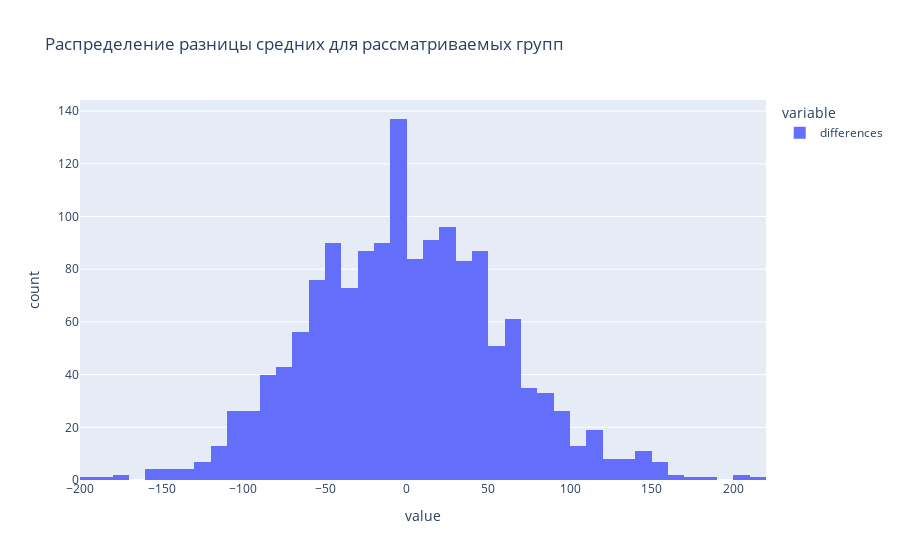

Source (notebook cell):
### Code cell
fig = px.histogram(df_diff_2, nbins = 50, 
                   title='Распределение разницы средних для рассматриваемых групп')
fig.show() # Распределение напоминает нормальное

### Figure 1 — Plotly figure (JSON) as saved in the notebook; plotly's stock layout.template omitted (floating-point values rounded to 4 significant figures; data arrays with more than 128 entries replaced by an {"elided": "..."} marker saying what was removed)
{"data": [{"alignmentgroup": "True", "bingroup": "x", "hovertemplate": "variable=differences<br>value=%{x}<br>count=%{y}<extra></extra>", "legendgroup": "differences", "marker": {"color": "#636efa"}, "name": "differences", "nbinsx": 50, "offsetgroup": "differences", "orientation": "v", "showlegend": true, "type": "histogram", "x": {"elided": "1500 float values"}, "xaxis": "x", "yaxis": "y"}], "layout": {"barmode": "relative", "legend": {"title": {"text": "variable"}, "tracegroupgap": 0}, "title": {"text": "Распределение разницы средних для рассматриваемых групп"}, "xaxis": {"anchor": "y", "domain": [0, 1], "title": {"text": "value"}}, "yaxis": {"anchor": "x", "domain": [0, 1], "title": {"text": "count"}}}}
